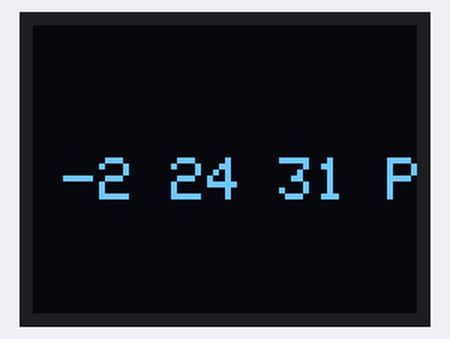
A sketch run on a simulated ESP8266 (Wemos D1 mini). Parts: 64×48 one-colour display. WiFi joins after 1.5 s; servers stay silent unless stated; network time is answered at once with the bench clock; uploads are accepted with an empty reply; the local clock reads 2024-03-15 10:24:30 at power-on unless the sketch sets it; web services answer with replies made up by the test bench; what the sketch prints to the serial monitor is not drawn.

Above: at 2.35 s.
At 6.82 s:
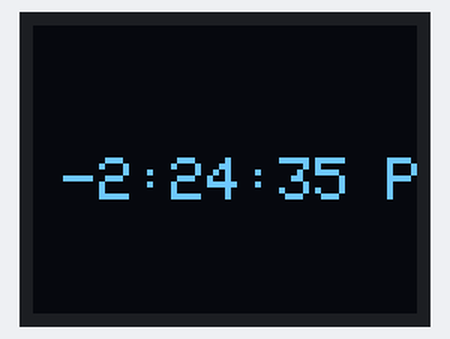
At 11.51 s:
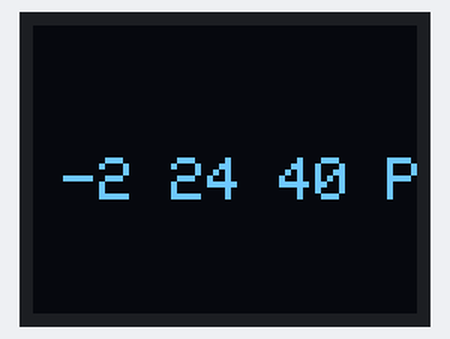
At 20.78 s:
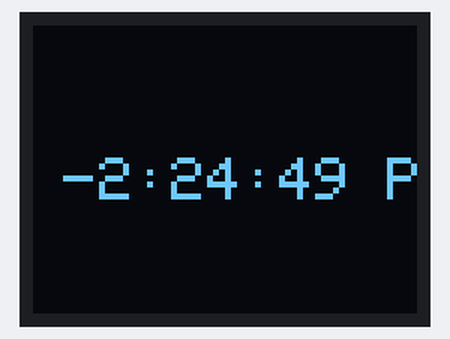
At 30.16 s:
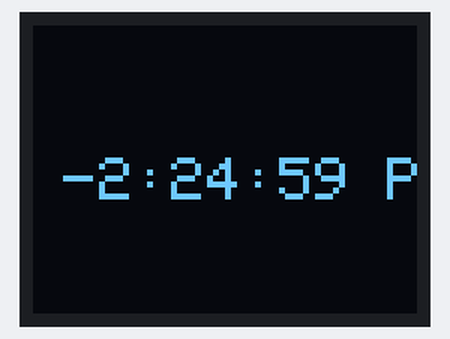
At 39.32 s:
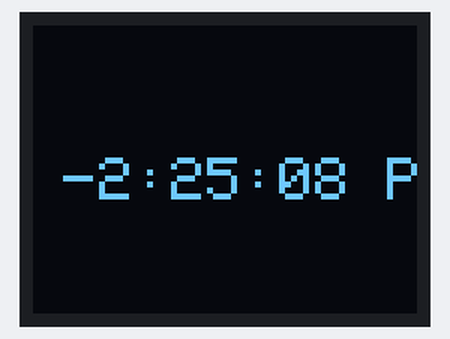

The sketch:

Autoclock.ino
```cpp
// (licence header left out)
 /*
  * Mar 2, 2018 added a Digital Display mode with either 24hr display or AM/PM display
  * LeRoy Miller, kd8bxp
  * https://github.com/kd8bxp
  *
  */

#include <NTPClient.h>                  // NTP time client
#include <ESP8266WiFi.h>                // ESP8266 WiFi library
#include <WiFiManager.h>                // Smart WiFi Manager to handle networking - genius! https://github.com/tzapu/WiFiManager
#include <WiFiUdp.h>                    // UDP library to transport NTP data
#include <ArduinoJson.h>                // json library for parsing http results
#include <ESP8266HTTPClient.h>          // ESP8266 http library
#include<TimeLib.h>                     // Advanced time functions.
#include <Wire.h>                       // I2C functions
#include <SFE_MicroOLED.h>              // Include the SFE_MicroOLED  library
#define KEY ""               // timezonedb.com API Key


#define DIGITAL 1 //1 for a digital display, 0 for analog
#define USE24HR 0 //0 for AM/PM, 1 for Military Time/24 HR time Only applys to a digital Display

//////////////////////////
// WeMos OLED Definition //
//////////////////////////
#define PIN_RESET D3                    // Connect RST on shield to pin D3 (I2C) on mini
#define DC_JUMPER 0                     // DC jumper setting(I2C only) -  set to 0 on WeMos shield.

MicroOLED oled(PIN_RESET, DC_JUMPER);   // I2C

char urlData[180];                      //array for holding complied query URL
int  offset;                            // local UTC offset in seconds
int ampmflag;                           //used to display AMPM
int toggleColon = 1;                    //used for digital Display to flash colons

// Global variables for the clock face

const int MIDDLE_Y = oled.getLCDHeight() / 2;
const int MIDDLE_X = oled.getLCDWidth() / 2;

int CLOCK_RADIUS;
int POS_12_X, POS_12_Y;
int POS_3_X, POS_3_Y;
int POS_6_X, POS_6_Y;
int POS_9_X, POS_9_Y;
int S_LENGTH;
int M_LENGTH;
int H_LENGTH;

unsigned long lastDraw = 0;

WiFiUDP ntpUDP;                                 //initialise UDP NTP
NTPClient ntpClient(ntpUDP, "time.google.com"); // initialist NTP client with server name

HTTPClient http;                                // Initialise HTTP Client

void setup()
{
  Serial.begin(115200);
  WiFiManager wifiManager;            // tzapu's brilliant wifi configuration wizard: https://github.com/tzapu/WiFiManager
  wifiManager.autoConnect("Clock");   // configuration for the access point

  Serial.println("WiFi Client connected!");

  ntpClient.begin();            // Start NTP client
  hourFormat12();               // Set to 12 hour AM.PM time

  getIPtz();                    // get ip-api.com Timezone data for your location
  getOffset();                  // get timezonedb.com UTC offset

  setSyncProvider(getNTPTime);  // Specify function to sync time_t with NTP
  setSyncInterval(600);         // Set time_t sync interval - 10 minutes

  time_t getNTPTime();
     if(timeStatus()==timeNotSet) // test for time_t set
     Serial.println("Unable to sync with NTP");
  else
     Serial.print("NTP has set the system time to: "); Serial.print(hour()); Serial.print(":"); Serial.print(minute()); Serial.print(":"); Serial.println(second());;

  oled.begin();     // Initialize the OLED
  oled.clear(PAGE); // Clear the display's internal memory
  oled.clear(ALL);  // Clear the library's display buffer
  oled.display();   // Display what's in the buffer (splashscreen)

  initClockVariables();

  oled.clear(ALL);
  oled.display(); // display the memory buffer drawn
}

void loop()
{   delay(100);         // Allow ESP to do housekeeping
                        // Draw the clock:
    oled.clear(PAGE);   // Clear the buffer
    if (DIGITAL) { digitalDisplay(hour(),minute(),second()); } else {
     drawFace();         // Draw the face to the buffer
    drawArms(hour(), minute(), second());  // Draw arms to the buffer
    }

    oled.display();     // Draw the memory buffer

}

void digitalDisplay(int h, int m, int s) {

  if (USE24HR) {
    oled.setCursor(10,22);
    oled.print(h);
    ampmflag = 0;
  } else {
    oled.setCursor(5,22);
    h = h - 12;
    ampmflag = 1;
    oled.print(h);
  }
  if (toggleColon == 1) { oled.print(":"); } else { oled.print(" "); }
  if (m < 10) {
    oled.print("0");
    oled.print(m);
  } else {
    oled.print(m);
  }
  if (toggleColon == 1) { oled.print(":"); } else { oled.print(" "); }
  if (s < 10) {
    oled.print("0");
    oled.print(s);
  } else { oled.print(s); }
  if(!USE24HR) {
  if (ampmflag == 1) {oled.print(" P"); } else { oled.print(" A"); }
  }
  toggleColon = !toggleColon;
}

void getIPtz() { // pull timezone data from ip-api.com and create URL string to query http://api.timezonedb.com

  http.begin("http://ip-api.com/json/?fields=timezone");      //get gelocation timezone data from ip-api
  int httpCode = http.GET();                                  //Send the request
  String ipapi = http.getString();                            // Return to the string
  http.end();   //Close connection                            // Close http client
  DynamicJsonBuffer jsonBuffer;                               //Set up dynamic json buffer
  JsonObject& root = jsonBuffer.parseObject(ipapi);           // Parse ip-api data
  if (!root.success()) {
    Serial.println(F("Parsing failed!"));
    return;
  }

  char* tz = strdup(root["timezone"]); // copy timezone data from json parse

  urlData[0] = (char)0;// clear array
  // build query url for timezonedb.com
  strcpy (urlData, "http://api.timezonedb.com/v2/get-time-zone?key=");
  strcat (urlData, KEY); // api key
  strcat (urlData, "&format=json&by=zone&zone=");
  strcat (urlData, tz); // timezone data from ip-api.com
}

void getOffset() {

  http.begin(urlData);
  int httpCode = http.GET();                              //Send the request
  String timezonedb = http.getString();
  http.end();   //Close connection
  DynamicJsonBuffer jsonBuffer;   // allocate json buffer

  JsonObject& root = jsonBuffer.parseObject(timezonedb); // parse return from timzonedb.com

  offset = (root["gmtOffset"]); // get offset from UTC/GMT
}

time_t getNTPTime(){  // Return current UTC time to time_t
  ntpClient.update();
  return ntpClient.getEpochTime() + offset;
  Serial.println( ntpClient.getEpochTime() + offset);
}

void initClockVariables()
{
  // Calculate constants for clock face component positions:
  oled.setFontType(0);
  CLOCK_RADIUS = min(MIDDLE_X, MIDDLE_Y) - 1;
  POS_12_X = MIDDLE_X - oled.getFontWidth();
  POS_12_Y = MIDDLE_Y - CLOCK_RADIUS + 2;
  POS_3_X  = MIDDLE_X + CLOCK_RADIUS - oled.getFontWidth() - 1;
  POS_3_Y  = MIDDLE_Y - oled.getFontHeight()/2;
  POS_6_X  = MIDDLE_X - oled.getFontWidth()/2;
  POS_6_Y  = MIDDLE_Y + CLOCK_RADIUS - oled.getFontHeight() - 1;
  POS_9_X  = MIDDLE_X - CLOCK_RADIUS + oled.getFontWidth() - 2;
  POS_9_Y  = MIDDLE_Y - oled.getFontHeight()/2;

  // Calculate clock arm lengths
  S_LENGTH = CLOCK_RADIUS - 2;
  M_LENGTH = S_LENGTH * 0.7;
  H_LENGTH = S_LENGTH * 0.5;
}

// Draw the clock's three arms: seconds, minutes, hours.
void drawArms(int h, int m, int s)
{
  double midHours;  // this will be used to slightly adjust the hour hand
  static int hx, hy, mx, my, sx, sy;

  // Adjust time to shift display 90 degrees ccw
  // this will turn the clock the same direction as text:
  h -= 3;
  m -= 15;
  s -= 15;
  if (h <= 0)
    h += 12;
  if (m < 0)
    m += 60;
  if (s < 0)
    s += 60;

  // Calculate and draw new lines:
  s = map(s, 0, 60, 0, 360);  // map the 0-60, to "360 degrees"
  sx = S_LENGTH * cos(PI * ((float)s) / 180);  // woo trig!
  sy = S_LENGTH * sin(PI * ((float)s) / 180);  // woo trig!
  // draw the second hand:
  oled.line(MIDDLE_X, MIDDLE_Y, MIDDLE_X + sx, MIDDLE_Y + sy);

  m = map(m, 0, 60, 0, 360);  // map the 0-60, to "360 degrees"
  mx = M_LENGTH * cos(PI * ((float)m) / 180);  // woo trig!
  my = M_LENGTH * sin(PI * ((float)m) / 180);  // woo trig!
  // draw the minute hand
  oled.line(MIDDLE_X, MIDDLE_Y, MIDDLE_X + mx, MIDDLE_Y + my);

  midHours = minute()/12;  // midHours is used to set the hours hand to middling levels between whole hours
  h *= 5;  // Get hours and midhours to the same scale
  h += midHours;  // add hours and midhours
  h = map(h, 0, 60, 0, 360);  // map the 0-60, to "360 degrees"
  hx = H_LENGTH * cos(PI * ((float)h) / 180);  // woo trig!
  hy = H_LENGTH * sin(PI * ((float)h) / 180);  // woo trig!
  // draw the hour hand:
  oled.line(MIDDLE_X, MIDDLE_Y, MIDDLE_X + hx, MIDDLE_Y + hy);
}

// Draw an analog clock face
void drawFace()
{
  // Draw the clock border
  oled.circle(MIDDLE_X, MIDDLE_Y, CLOCK_RADIUS);

  // Draw the clock numbers
  oled.setFontType(0); // set font type 0, please see declaration in SFE_MicroOLED.cpp
  oled.setCursor(POS_12_X, POS_12_Y); // points cursor to x=27 y=0
  oled.print(12);
  oled.setCursor(POS_6_X, POS_6_Y);
  oled.print(6);
  oled.setCursor(POS_9_X, POS_9_Y);
  oled.print(9);
  oled.setCursor(POS_3_X, POS_3_Y);
  oled.print(3);
}
```
